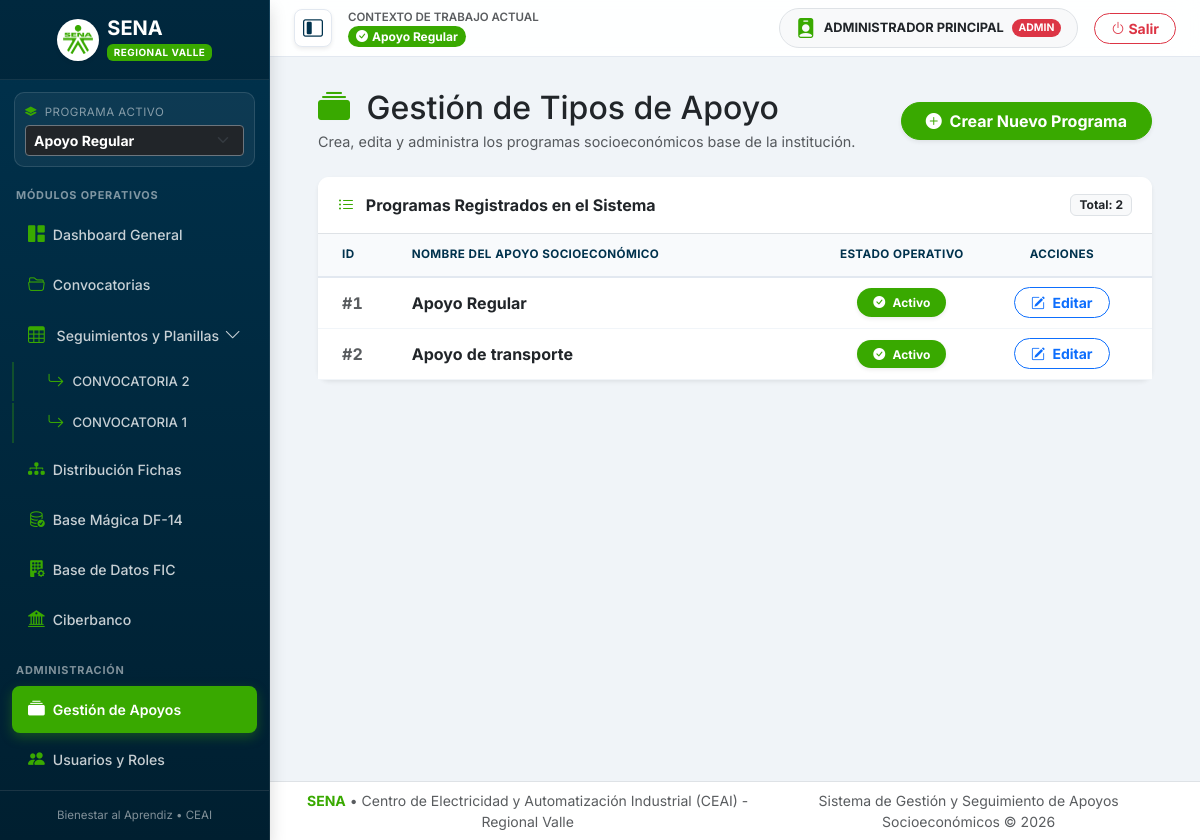
The page /modules/apoyos/index.php (signed in) on the database its author committed.
### tables this page shows
CREATE TABLE `convocatorias` (
  `id` int(10) UNSIGNED NOT NULL,
  `apoyo_id` int(11) DEFAULT 1,
  `nombre` varchar(150) NOT NULL,
  `periodo` varchar(30) NOT NULL,
  `cupos` int(10) UNSIGNED NOT NULL DEFAULT 0,
  `presupuesto` decimal(15,2) NOT NULL DEFAULT 0.00,
  `created_at` timestamp NOT NULL DEFAULT current_timestamp()
);

CREATE TABLE `tipos_apoyo` (
  `id` int(11) NOT NULL,
  `nombre` varchar(150) NOT NULL,
  `descripcion` text DEFAULT NULL,
  `estado` enum('activo','inactivo') DEFAULT 'activo'
);

### modules/apoyos/index.php (the view, shortened to what this page needs)
<?php
require_once '../../config/database.php';
require_once '../../includes/header.php';
$stmtApoyos = $pdo->query("SELECT * FROM tipos_apoyo ORDER BY id ASC");
$apoyos = $stmtApoyos->fetchAll(PDO::FETCH_ASSOC);
?>
<div class="container-fluid px-4 py-3">
    <div class="d-flex flex-column flex-md-row justify-content-between align-items-md-center mb-4 gap-3">
        <div>
            <h2 class="fw-extrabold text-dark mb-1"><i class="bi bi-collection-fill text-success me-2"></i> Gestión de Tipos de Apoyo</h2>
            <p class="text-muted mb-0" style="font-size: 0.9rem;">Crea, edita y administra los programas socioeconómicos base de la institución.</p>
        </div>
        <button class="btn btn-success fw-bold rounded-pill px-4 shadow-sm" data-bs-toggle="modal" data-bs-target="#modalNuevoApoyo">
            <i class="bi bi-plus-circle-fill me-1"></i> Crear Nuevo Programa
        </button>
    </div>
    <div class="card bg-white border-0 shadow-sm">
        <div class="card-header bg-white border-bottom py-3 d-flex justify-content-between align-items-center">
            <div class="fw-bold text-dark">
                <i class="bi bi-list-ul text-success me-2"></i> Programas Registrados en el Sistema
            </div>
            <span class="badge bg-light text-dark border px-2 py-1">Total: <?= count($apoyos) ?></span>
        </div>
        <div class="card-body p-0">
            <div class="table-responsive">
                <table class="table table-hover align-middle mb-0">
                    <thead class="table-light">
                        <tr>
                            <th class="ps-4" style="width: 10%;">ID</th>
                            <th style="width: 50%;">Nombre del Apoyo Socioeconómico</th>
                            <th class="text-center" style="width: 20%;">Estado Operativo</th>
                            <th class="text-center pe-4" style="width: 20%;">Acciones</th>
                        </tr>
                    </thead>
                    <tbody>
                        <?php foreach ($apoyos as $ap): ?>
                            <tr>
                                <td class="ps-4 fw-bold text-muted">#<?= $ap['id'] ?></td>
                                <td class="fw-bold text-dark fs-6"><?= htmlspecialchars($ap['nombre']) ?></td>
                                <td class="text-center">
                                    <?php if (($ap['estado'] ?? 'activo') === 'activo'): ?>
                                        <span class="badge bg-success text-white fw-bold px-3 py-2 rounded-pill shadow-sm">
                                            <i class="bi bi-check-circle-fill me-1 text-white"></i> Activo
                                        </span>
                                    <?php else: ?>
                                        <span class="badge bg-danger text-white fw-bold px-3 py-2 rounded-pill shadow-sm">
                                            <i class="bi bi-x-circle-fill me-1 text-white"></i> Inactivo
                                        </span>
                                    <?php endif; ?>
                                </td>
                                <td class="text-center pe-4">
                                    <button type="button" class="btn btn-sm btn-outline-primary fw-bold px-3 rounded-pill btn-editar-apoyo"
                                            data-bs-toggle="modal"
                                            data-bs-target="#modalEditarApoyo"
                                            data-id="<?= $ap['id'] ?>"
                                            data-nombre="<?= htmlspecialchars($ap['nombre']) ?>"
                                            data-estado="<?= htmlspecialchars($ap['estado'] ?? 'activo') ?>"
                                            title="Editar detalles del apoyo">
                                        <i class="bi bi-pencil-square me-1"></i> Editar
                                    </button>
                                </td>
                            </tr>
                        <?php endforeach; ?>
                    </tbody>
                </table>
            </div>
        </div>
    </div>
</div>
<?php require_once '../../includes/footer.php'; ?>

### includes/header.php (shortened to what this page needs)
<?php
$rol_actual = $_SESSION['rol'] ?? 'visualizador';
$nombre_usuario = $_SESSION['nombre'] ?? 'Usuario';
$uri_actual = $_SERVER['REQUEST_URI'] ?? '';
if (isset($pdo)) {
    if ($rol_actual === 'admin') {
        $stmtApoyos = $pdo->query("SELECT id, nombre FROM tipos_apoyo WHERE estado = 'activo' ORDER BY id ASC");
        $lista_apoyos = $stmtApoyos->fetchAll(PDO::FETCH_ASSOC);
        $apoyo_activo_id = $_SESSION['apoyo_activo_id'] ?? 1;
    }
    $nombre_apoyo_header = "Apoyo Socioeconómico";
    foreach ($lista_apoyos as $ap_item) {
        if ((int)$ap_item['id'] === (int)$apoyo_activo_id) {
            $nombre_apoyo_header = $ap_item['nombre'];
            break;
        }
    }
    $stmtSidebar = $pdo->prepare("SELECT id, nombre FROM convocatorias WHERE apoyo_id = ? ORDER BY id DESC");
    $stmtSidebar->execute([$apoyo_activo_id]);
    $lista_convocatorias = $stmtSidebar->fetchAll(PDO::FETCH_ASSOC);
} else {
    $lista_apoyos = [];
    $lista_convocatorias = [];
    $apoyo_activo_id = 1;
    $nombre_apoyo_header = "Apoyo Socioeconómico";
}
?>
<!DOCTYPE html>
<html lang="es">
<head>
    <link href="https://cdn.jsdelivr.net/npm/bootstrap@5.3.0/dist/css/bootstrap.min.css" rel="stylesheet">
    <link rel="stylesheet" href="https://cdn.jsdelivr.net/npm/bootstrap-icons@1.10.5/font/bootstrap-icons.css">
    <link rel="stylesheet" href="/seguimiento-regular/assets/css/sena.css?v=2.0">
</head>
<body>
<div class="d-flex" id="wrapper">
    <div class="text-white shadow" id="sidebar-wrapper">
        <div class="sidebar-brand-box text-center">
            <div class="d-flex align-items-center justify-content-center gap-2">
                <div class="bg-white rounded-circle p-1 d-flex align-items-center justify-content-center shadow-sm" style="width: 42px; height: 42px;">
                    <img src="/seguimiento-regular/assets/img/logo_sena.webp" alt="Logo SENA" style="width: 30px; height: auto;">
                </div>
                <div class="text-start">
                    <div class="fw-bolder fs-5 text-white lh-1">SENA</div>
                    <span class="badge bg-success mt-1" style="font-size: 0.62rem; letter-spacing: 0.5px;">REGIONAL VALLE</span>
                </div>
            </div>
        </div>
        <div class="apoyo-selector-box">
            <label class="form-label text-white-50 mb-1 d-flex align-items-center justify-content-between" style="font-size: 0.72rem; text-transform: uppercase; letter-spacing: 0.5px;">
                <span><i class="bi bi-layers-fill text-success me-1"></i> Programa Activo</span>
            </label>
            <?php if ($rol_actual === 'admin'): ?>
                <select class="form-select form-select-sm fw-bold bg-dark text-white border-secondary shadow-none" onchange="location.href='?apoyo_id='+this.value">
                    <?php foreach ($lista_apoyos as $ap): ?>
                        <option value="<?= $ap['id'] ?>" <?= $ap['id'] == $apoyo_activo_id ? 'selected' : '' ?>>
                            <?= htmlspecialchars($ap['nombre']) ?>
                        </option>
                    <?php endforeach; ?>
                </select>
            <?php endif; ?>
        </div>
        <div class="flex-grow-1 overflow-auto py-1">
            <div class="px-3 py-1 text-white-50 fw-bold" style="font-size: 0.68rem; text-transform: uppercase; letter-spacing: 0.8px;">
                Módulos Operativos
            </div>
            <a href="/seguimiento-regular/index.php" class="sidebar-link <?= (strpos($uri_actual, '/seguimiento-regular/index.php') !== false || $uri_actual === '/seguimiento-regular/') ? 'active' : '' ?>">
                <i class="bi bi-grid-1x2-fill me-2 text-success"></i> Dashboard General
            </a>
            <a href="/seguimiento-regular/modules/convocatorias/index.php" class="sidebar-link <?= strpos($uri_actual, '/modules/convocatorias/') !== false ? 'active' : '' ?>">
                <i class="bi bi-folder2-open me-2 text-success"></i> Convocatorias
            </a>
            <div class="mt-1">
                <a href="#menuSeguimiento" data-bs-toggle="collapse" class="sidebar-link d-flex justify-content-between align-items-center <?= strpos($uri_actual, '/modules/seguimiento/') !== false ? 'active' : '' ?>">
                    <span><i class="bi bi-table me-2 text-success"></i> Seguimientos y Planillas</span>
                    <i class="bi bi-chevron-down small"></i>
                </a>
                <div class="collapse show" id="menuSeguimiento">
                    <?php foreach ($lista_convocatorias as $c):
                        $conv_activa = (strpos($uri_actual, '/modules/seguimiento/') !== false && isset($_GET['convocatoria_id']) && $_GET['convocatoria_id'] == $c['id']);
                    ?>
                        <a href="/seguimiento-regular/modules/seguimiento/index.php?convocatoria_id=<?= $c['id'] ?>" class="sidebar-link submenu-link <?= $conv_activa ? 'active' : '' ?>">
                            <i class="bi bi-arrow-return-right me-2 text-success"></i>
                            <span class="text-truncate"><?= htmlspecialchars($c['nombre']) ?></span>
                        </a>
                    <?php endforeach; ?>
                </div>
            </div>
            <a href="/seguimiento-regular/modules/fichas/index.php" class="sidebar-link <?= strpos($uri_actual, '/modules/fichas/') !== false ? 'active' : '' ?>">
                <i class="bi bi-diagram-3-fill me-2 text-success"></i> Distribución Fichas
            </a>
            <a href="/seguimiento-regular/modules/df14/index.php" class="sidebar-link <?= strpos($uri_actual, '/modules/df14/') !== false ? 'active' : '' ?>">
               <i class="bi bi-database-check me-2 text-success"></i> Base Mágica DF-14
            </a>
            <a href="/seguimiento-regular/modules/fic/index.php" class="sidebar-link <?= strpos($uri_actual, '/modules/fic/') !== false ? 'active' : '' ?>">
                <i class="bi bi-building-fill-gear me-2 text-success"></i> Base de Datos FIC
            </a>
            <a href="/seguimiento-regular/modules/ciberbanco/index.php" class="sidebar-link <?= strpos($uri_actual, '/modules/ciberbanco/') !== false ? 'active' : '' ?>">
                <i class="bi bi-bank2 me-2 text-success"></i> Ciberbanco
            </a>
            <?php if ($rol_actual === 'admin'): ?>
                <div class="px-3 pt-3 pb-1 text-white-50 fw-bold" style="font-size: 0.68rem; text-transform: uppercase; letter-spacing: 0.8px;">
                    Administración
                </div>
                <a href="/seguimiento-regular/modules/apoyos/index.php" class="sidebar-link <?= strpos($uri_actual, '/modules/apoyos/') !== false ? 'active' : '' ?>">
                    <i class="bi bi-collection-fill me-2 text-success"></i> Gestión de Apoyos
                </a>
                <a href="/seguimiento-regular/modules/usuarios/index.php" class="sidebar-link <?= strpos($uri_actual, '/modules/usuarios/') !== false ? 'active' : '' ?>">
                    <i class="bi bi-people-fill me-2 text-success"></i> Usuarios y Roles
                </a>
            <?php endif; ?>
        </div>
        <div class="p-3 border-top border-secondary border-opacity-25 small text-white-50 text-center" style="font-size: 0.72rem;">
            Bienestar al Aprendiz &bull; CEAI
        </div>
    </div>
    <div id="page-content-wrapper">
        <nav class="navbar navbar-expand-lg navbar-light top-navbar px-4 py-2 mb-3">
            <div class="container-fluid px-0 d-flex justify-content-between align-items-center">
                <div class="d-flex align-items-center gap-3">
                    <button class="btn-toggle-sidebar shadow-sm" id="sidebarToggle" title="Mostrar / Ocultar menú lateral">
                        <i class="bi bi-layout-sidebar-inset fs-5"></i>
                    </button>
                    <div class="d-none d-sm-block">
                        <div class="text-muted" style="font-size: 0.72rem; font-weight: 600; text-transform: uppercase;">Contexto de Trabajo Actual</div>
                        <div class="fw-bold text-dark d-flex align-items-center gap-2">
                            <span class="badge bg-success rounded-pill px-2 py-1"><i class="bi bi-check-circle-fill me-1"></i><?= htmlspecialchars($nombre_apoyo_header) ?></span>
                        </div>
                    </div>
                </div>
                <div class="d-flex align-items-center gap-3">
                    <div class="d-flex align-items-center bg-light border rounded-pill px-3 py-1">
                        <i class="bi bi-person-badge-fill fs-5 me-2 text-success"></i>
                        <div class="lh-1 me-2">
                            <div class="fw-bold text-dark" style="font-size: 0.8rem;"><?= htmlspecialchars($nombre_usuario) ?></div>
                        </div>
                        <span class="badge rounded-pill bg-<?= $rol_actual === 'admin' ? 'danger' : ($rol_actual === 'gestor' ? 'success' : 'warning text-dark') ?> text-uppercase" style="font-size: 0.65rem;">
                            <?= htmlspecialchars($rol_actual) ?>
                        </span>
                    </div>
                    <a href="/seguimiento-regular/logout.php" class="btn btn-outline-danger btn-sm fw-bold rounded-pill px-3">
                        <i class="bi bi-power"></i> <span class="d-none d-md-inline">Salir</span>
                    </a>
                </div>
            </div>
        </nav>
        <div class="container-fluid px-4 pb-4 flex-grow-1">

### rows shown on the page
convocatorias: nombre "CONVOCATORIA 2"
convocatorias: nombre "CONVOCATORIA 1"
tipos_apoyo: nombre "Apoyo Regular", id "1", estado "activo" (drawn)
tipos_apoyo: id "2", nombre "Apoyo de transporte", estado "activo" (drawn)

### other values the page prints
$nombre_usuario "ADMINISTRADOR PRINCIPAL"
$rol_actual "ADMIN"
count($apoyos) "2"
form field value "Apoyo Regular"
